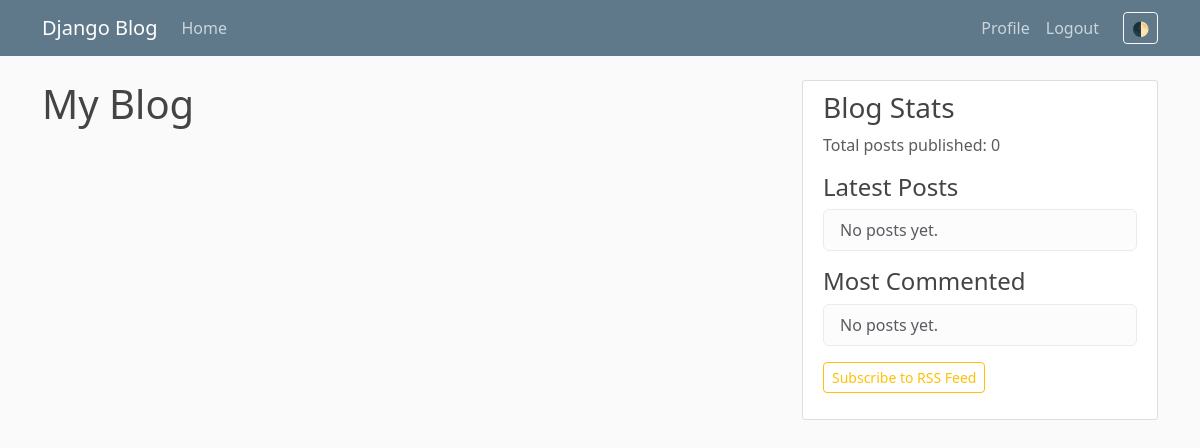
The app's page /?page=2 (signed in), older data.
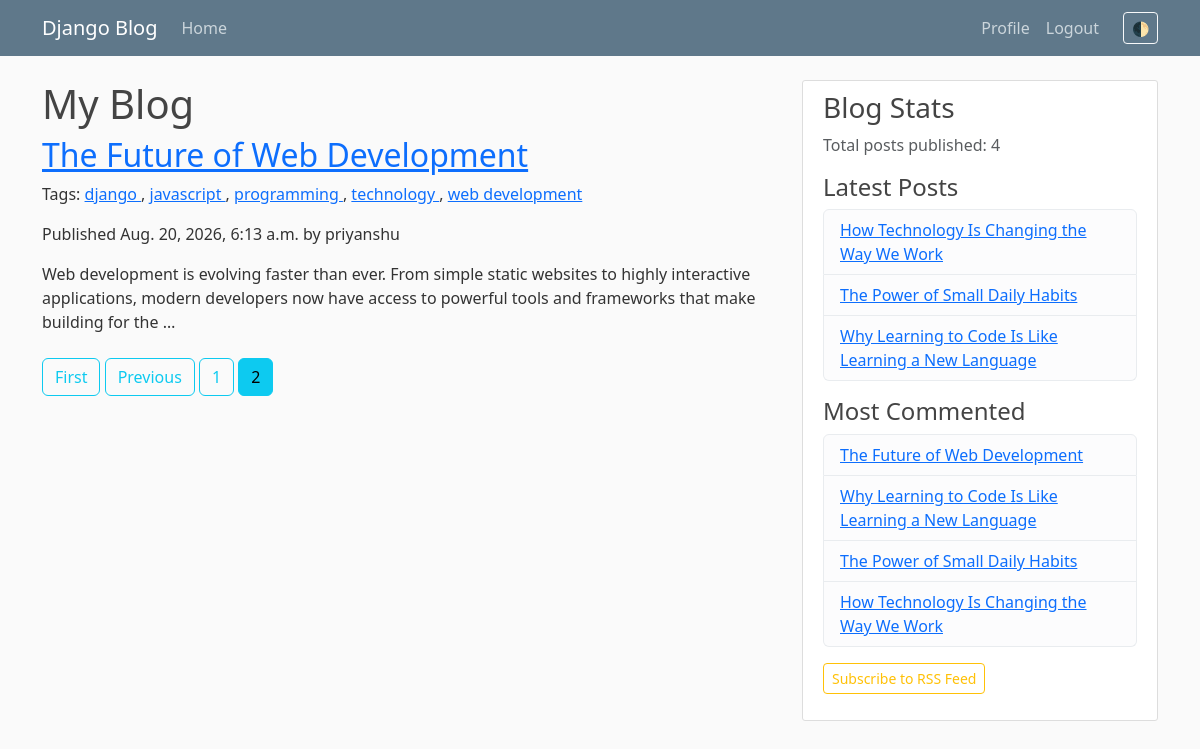
The same page, newer data.
### blog/models.py (models this page shows, shortened)
class Post(models.Model):
    class Status(models.TextChoices):
        DRAFT = 'DF', 'Draft'
        PUBLISHED = 'PB', 'Published'
    title = models.CharField(max_length=250)
    slug = models.SlugField(
        max_length=250,
        unique_for_date='publish'
    )
    author = models.ForeignKey(
        settings.AUTH_USER_MODEL,
        on_delete=models.CASCADE,
        related_name='blog_posts'
    )
    body = models.TextField()
    publish = models.DateTimeField(default=timezone.now)
    created = models.DateTimeField(auto_now_add=True)
    updated = models.DateTimeField(auto_now=True)
    status = models.CharField(
        max_length=2,
        choices=Status,
        default=Status.DRAFT
    )
    objects = models.Manager()  # The default manager.
    published = PublishedManager()  # Our custom manager.
    tags = TaggableManager()
    class Meta:
        ordering = ['-publish']
        indexes = [
            models.Index(fields=['-publish']),
        ]
    def get_absolute_url(self):
        return reverse(
            'blog:post_detail',
            args=[
                self.publish.year,
                self.publish.month,
                self.publish.day,
                self.slug,
            ],
        )

### blog/views.py (the view)
# urls.py: path('', views.post_list, name='post_list'),
@login_required
def post_list(request, tag_slug=None):
    post_list = Post.published.all()
    tag = None
    if tag_slug:
        tag = get_object_or_404(Tag, slug=tag_slug)
        post_list = post_list.filter(tags__in=[tag])
    paginator = Paginator(post_list, 3)
    page_number = request.GET.get('page', 1)
    try:
        posts = paginator.page(page_number)
    except PageNotAnInteger:
        posts = paginator.page(1)
    except EmptyPage:
        posts = paginator.page(paginator.num_pages)
    return render(
        request,
        'blog/post/list.html',
        {
            'posts': posts,
            'tag': tag
        }
    )

### blog/models.py (called while the page is built)
    def get_queryset(self):
        return (
            super().get_queryset().filter(status=Post.Status.PUBLISHED)
        )

### blog/templatetags/blog_tags.py (called while the page is built)
@register.simple_tag
def total_posts():
    return Post.published.count()

@register.inclusion_tag('blog/post/latest_posts.html')
def show_latest_posts(count=5):
    latest_posts = Post.published.order_by('-publish')[:count]
    return {'latest_posts': latest_posts}

@register.simple_tag
def get_most_commented_posts(count=5):
    return Post.published.annotate(
        total_comments=Count('comments')
    ).order_by('-total_comments')[:count]

@register.filter(name='markdown')
def markdown_format(text):
    return mark_safe(markdown.markdown(text))

### blog/templates/blog/post/list.html (shortened to what this page needs)
{% extends "blog/base.html" %}
{% load blog_tags %}
{% block content %}
  <h1>My Blog</h1>
  {% for post in posts %}
    <h2>
      <a href="{{ post.get_absolute_url }}">
        {{ post.title }}
      </a>
    </h2>
    <p class="tags">
      Tags:
      {% for tag in post.tags.all %}
        <a href="{% url "blog:post_list_by_tag" tag.slug %}">
          {{ tag.name }}
        </a>{% if not forloop.last %}, {% endif %}
      {% endfor %}
    </p>
    <p class="date">
      Published {{ post.publish }} by {{ post.author }}
    </p>
    {{ post.body|markdown|truncatewords_html:30 }}
  {% endfor %}
  {% include "pagination.html" with page=posts %}
{% endblock %}

### blog/templates/blog/base.html (shortened to what this page needs)
{% load static %}
{% load blog_tags %}
<!DOCTYPE html>
<html data-bs-theme="light">
<head>
    <link href="https://cdn.jsdelivr.net/npm/bootstrap@5.3.8/dist/css/bootstrap.min.css" rel="stylesheet">
    <link rel="stylesheet" type="text/css" href="{% static 'blog/main.css' %}">
</head>
<body>
    <header class="site-header">
        <nav class="navbar navbar-expand-md navbar-dark bg-steel fixed-top">
            <div class="container">
            <a class="navbar-brand mr-4" href="/">Django Blog</a>
            <div class="collapse navbar-collapse" id="navbarToggle">
                <div class="navbar-nav mr-auto">
                <a class="nav-item nav-link" href="{% url 'blog:post_list' %}">Home</a>
                </div>
                <div class="navbar-nav ms-auto">
                    {% if user.is_authenticated %}
                     <a class="nav-item nav-link" href="{% url 'profile' %}">Profile</a>
                    <form method="POST" action="{% url 'logout' %}">
                        <button type="submit" class="nav-item nav-link">Logout</button>
                    </form>
                    {% else %}
                    <a class="nav-item nav-link" href="{% url 'login' %}">Login</a>
                    <a class="nav-item nav-link" href="{% url 'register' %}">Register</a>
                    {% endif %}
                    <button class="btn btn-outline-light btn-sm ms-3 mt-1 mb-1" id="theme-toggle" type="button" title="Toggle Theme">🌓</button>
                </div>
            </div>
            </div>
        </nav>
    </header>
    <main role="main" class="container">
  <div class="row">
    <div class="col-md-{% block content_width %}8{% endblock %} {% block content_offset %}{% endblock %}">
      {% block content %}
      {% endblock %}
    </div>
    {% block sidebar %}
    <div class="col-md-4">
      <div class="content-section">
        <h3>Blog Stats</h3>
        <p class='text-muted'>Total posts published: {% total_posts %}</p>
        <h4>Latest Posts</h4>
        {% show_latest_posts 3 %}
        <h4 class="mt-3">Most Commented</h4>
        {% get_most_commented_posts as most_commented_posts %}
        <ul class="list-group mb-3">
          {% for post in most_commented_posts %}
            <li class="list-group-item list-group-item-light">
              <a href="{{ post.get_absolute_url }}">{{ post.title }}</a>
            </li>
          {% empty %}
            <li class="list-group-item list-group-item-light text-muted">No posts yet.</li>
          {% endfor %}
        </ul>
        <p><a href="{% url 'blog:post_feed' %}" class="btn btn-outline-warning btn-sm">Subscribe to RSS Feed</a></p>
      </div>
    </div>
    {% endblock sidebar %}
  </div>
</main>
</body>
</html>

### blog/templates/blog/post/latest_posts.html
<ul class="list-group">
  {% for post in latest_posts %}
    <li class="list-group-item list-group-item-light">
      <a href="{{ post.get_absolute_url }}">{{ post.title }}</a>
    </li>
  {% empty %}
    <li class="list-group-item list-group-item-light text-muted">No posts yet.</li>
  {% endfor %}
</ul>

Row changes from the older to the newer data that the page shows:
now on this page (row edited): Post: title "The Future of Web Development", publish "Aug. 20, 2026, 6:13 a.m.", author "priyanshu", body "Web development is evolving faster than ever. From simple static websites to highly interactive applications, modern developers now have access to powerful tools and frameworks that make building for the …"
now on this page (row unchanged): Tag: name "django"
now on this page (row unchanged): Tag: name "javascript"
now on this page (row unchanged): Tag: name "programming"
now on this page (row unchanged): Tag: name "technology"
now on this page (row unchanged): Tag: name "web development"
added Post: title "How Technology Is Changing the Way We Work"
added Post: title "The Power of Small Daily Habits"
now on this page (row edited): Post: title "Why Learning to Code Is Like Learning a New Language"
Text that changed along with them:
text no longer shown: "0 No posts yet. No posts yet."
text now shown: "First Previous 4"
new list line: "1"
new list line: "2"
